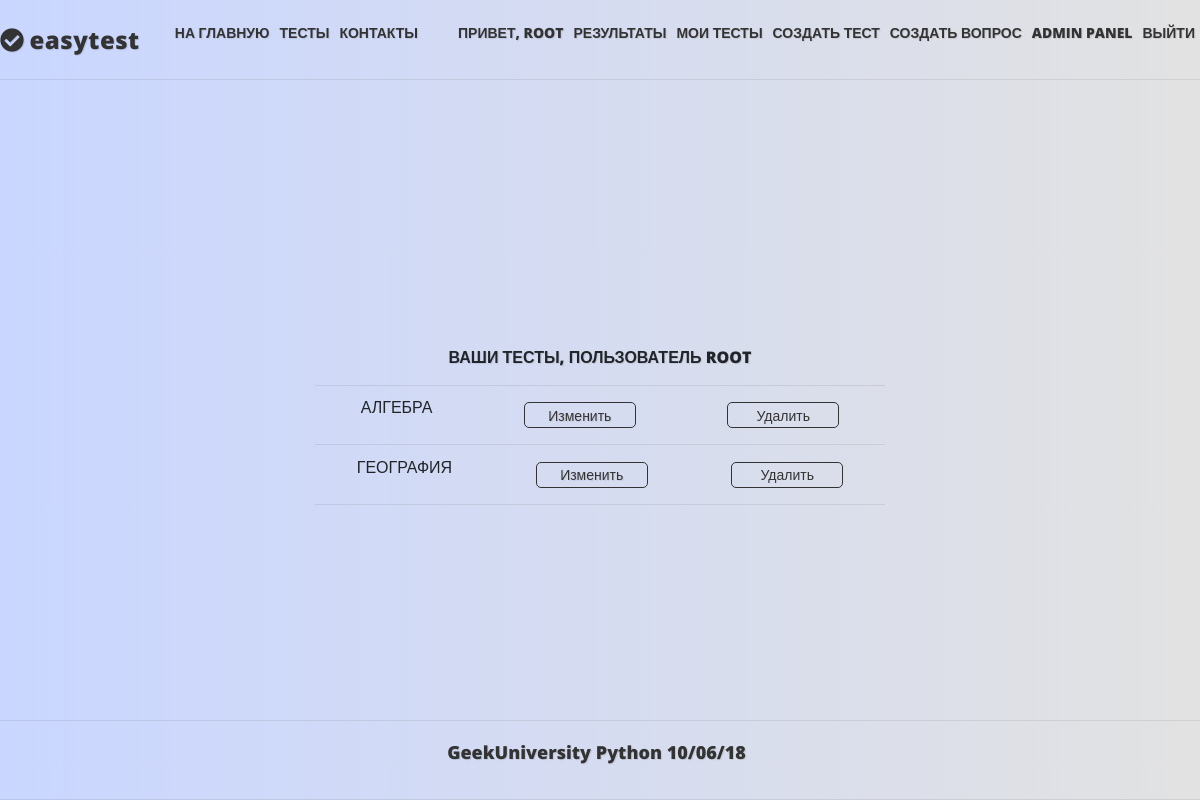
The page /tests/staff/ (signed in) on the database as committed earlier.
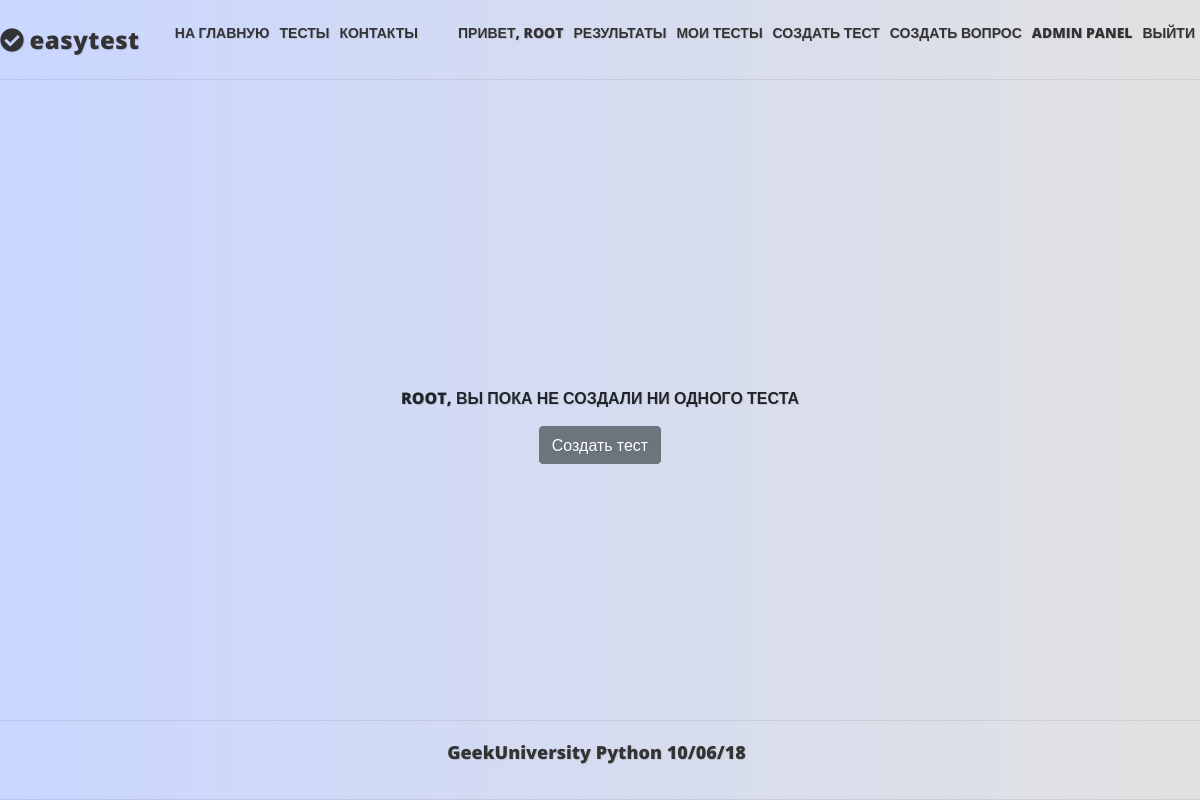
The same page on the database as committed later.
### mainapp/models.py (models this page shows, shortened)
class Core(models.Model):
    title = models.CharField(_('title'), max_length=250, blank=True)
    description = models.TextField(_('description'), blank=True)
    sort = models.IntegerField(_('sort'), default=0, null=True, blank=True)
    active = models.BooleanField(_('active'), default=True)
    deleted = models.BooleanField(_('deleted'), default=False)
    all_objects = models.Manager()
    objects = CoreManager()
    class Meta:
        abstract = True

class Test(Core):
    class Meta:
        verbose_name = _('Тест')
        verbose_name_plural = _('Тесты')
    owner = models.ForeignKey(User, null=False, blank=True, related_name='tests', on_delete=models.PROTECT)
    category = models.ForeignKey(TestCategory, null=True, blank=True, on_delete=models.SET_NULL)
    keywords = models.ManyToManyField(Keyword, blank=True, related_name='tests')
    questions = models.ManyToManyField(Question, blank=True, related_name='tests')
    max_questions = models.PositiveIntegerField(_('Count questions'), default=1, blank=True)
    required_correct_answers = models.PositiveIntegerField(_('Required correct answers'), default=0, blank=True)
    time = models.TimeField(_('Max time for test'), default=datetime.time(0, 30), blank=True)
    objects = TestManager()
    TEST_TYPE_CHOICES = (
        ('th', 'teaching'),  # с цифрами (под индексом 0 в кортежах) форма создания теста не проходила, изменил на строку
        ('ex', 'exam'),
        )
    test_type = models.CharField(max_length=2, choices=TEST_TYPE_CHOICES, default='th')
    """ типы тестов - учебный и экзаменационный(на время и оценку) - это реализуем позже.
    Необходимо будет также добавить время на прохождение теста, проценты правильных ответов для разных оценок."""

### mainapp/views.py (the view)
# urls.py: path('tests/staff/', mainapp.StaffTestList.as_view(), name='tests_staff'),
class StaffTestList(StaffPassesTestMixin, ListView):
    model = Test
    template_name = 'mainapp/tests_staff_list.html'
    def get_queryset(self):
        return self.model.objects.get_tests(self.request)

### mainapp/models.py (called while the page is built)
    def get_queryset(self):
        return CoreQuerySet(self.model).filter(active=True, deleted=False)

    def get_tests(self, request):
        return self.filter(owner=request.user)

### mainapp/views.py (called while the page is built)
    def test_func(self):
        return self.request.user.is_staff

### mainapp/templates/mainapp/tests_staff_list.html (shortened to what this page needs)
{% extends "base.html" %}
{% load static i18n %}
{% block content %}
    <div class="center_full">
    {% if object_list %}
        <p class="test_welcome">{% trans 'Ваши тесты, пользователь '|upper %}{{ user.username|upper }}</p>
        <div class="list_container">
            {% include 'mainapp/includes/inc_tests_staff_list.html' %}
        </div>
    {% else %}
        <p class="test_welcome">{{ user.username|upper }}, {% trans 'Вы пока не создали ни одного теста '|upper %}</p>
        <a class="btn btn-secondary" href="{% url 'mainapp:test_create' %}">{% trans 'Создать тест' %}</a>
    {% endif %}
    </div>
{% endblock content %}

### templates/base.html (shortened to what this page needs)
{% load static i18n %}
<!DOCTYPE html>
<html lang="en">
<head>
    {% block styles %}
        <link rel="stylesheet" href="https://stackpath.bootstrapcdn.com/bootstrap/4.1.3/css/bootstrap.min.css">
        <link rel="stylesheet" href= "{% static 'css/style.css' %}?v={{ VERSION }}" >
    {% endblock styles %}
    <link rel="stylesheet" href="https://use.fontawesome.com/releases/v5.4.1/css/all.css">
</head>
<body>
<div class="header">
    <div class="center_content_header">
        <div class="logo">
            <i class="fas fa-check-circle"></i>
            <a href="{% url 'mainapp:main' %}">easytest</a>
        </div>
        <div class="menu">
            <ul>
                <li><a href="{% url 'mainapp:main' %}">{% trans 'На главную'|upper %}</a></li>
                <li><a href="{% url 'mainapp:tests' %}">{% trans 'Тесты'|upper %}</a></li>
                <li><a href="#">{% trans 'КОНТАКТЫ' %}</a></li>
            </ul>
        </div>
        <div class="menu">
            <ul>
                {% if user.is_authenticated %}
                    <li><a href="{% url 'auth:edit' %}">{% trans 'Привет, '|upper %}{{ user.first_name|default:user.username|upper }}</a></li>
                    <li><a href="{% url 'mainapp:results' %}">{% trans 'Результаты'|upper %}</a></li>
                    {% if user.is_staff %}
                        <li><a href="{% url 'mainapp:tests_staff' %}">{% trans 'Мои тесты'|upper %}</a></li>
                        <li><a href="{% url 'mainapp:test_create' %}">{% trans 'Создать тест'|upper %}</a></li>
                        <li><a href="{% url 'mainapp:question_create' %}">{% trans 'Создать вопрос'|upper %}</a></li>
                        <li><a href="{% url 'admin:index' %}">{% trans 'Admin panel'|upper %}</a></li>
                    {% endif %}
                    <li><a href="{% url 'auth:logout' %}">{% trans 'Выйти'|upper %}</a></li>
                {% else %}
                    <li><a href="{% url 'auth:login' %}">{% trans 'Войти'|upper %}</a></li>
                {% endif %}
            </ul>
        </div>
    </div>
</div>
<div class="content">
    {% block content %}
    {% endblock content %}
</div>
<div class="footer">
    <p>GeekUniversity Python 10/06/18</p>
</div>
</body>
</html>

### mainapp/templates/mainapp/includes/inc_tests_staff_list.html (shortened to what this page needs)
{% load static i18n %}
{% for object in object_list %}
	<div class="iter_list">
		<p class="list_title">{{ object.title|upper }}</p>
		<a href="{% url 'mainapp:test_edit' object.pk %}" class="base_link">{% trans 'Изменить' %}</a>
		<form method="post" action="{% url 'mainapp:test_delete' object.pk %}">
    		<button class="base_link" type="submit">
    			{% trans 'Удалить' %}
    		</button>
		</form>
	</div>
{% endfor %}

Rows that differ between the two databases and show on the page:
removed Test: title "АЛГЕБРА"
removed Test: title "ГЕОГРАФИЯ"
Other text that changed with them:
{{ user.username|upper }}: (not shown) → "ROOT"
{{ user.username|upper }}: "ROOT" → (not shown)
text no longer shown: "ВАШИ ТЕСТЫ, ПОЛЬЗОВАТЕЛЬ"
text now shown: ", ВЫ ПОКА НЕ СОЗДАЛИ НИ ОДНОГО ТЕСТА Создать тест"
